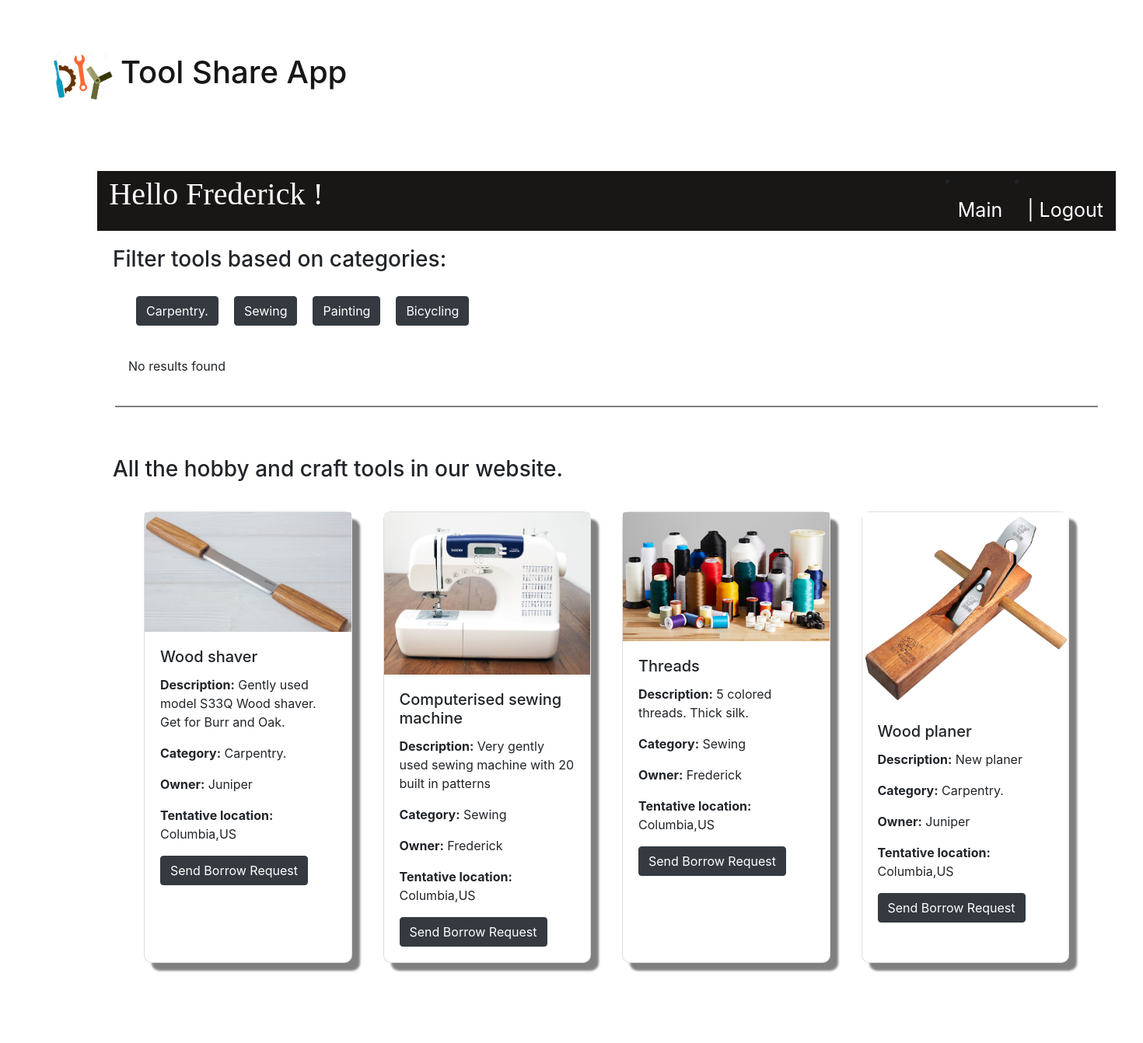
/inventory/ (signed in), run on the app's committed database.
### proteindata/models.py (models this page shows, shortened)
class Category(models.Model):
    category_name =  models.CharField(max_length=256,primary_key = True, null=False, blank=False)
    category_description = models.CharField(max_length=1056, null=False, blank=False)
    def __str__(self):
        return str(self.category_name)

class Tool(models.Model):
    tool_id = models.AutoField(auto_created = True, primary_key = True, serialize = False)
    tool_category = models.ForeignKey(Category, on_delete=models.DO_NOTHING)
    tool_name = models.CharField(max_length=256, null=False, blank=False)
    tool_description =  models.CharField(max_length=1056, null=False, blank=False)
    tool_photo = models.ImageField(upload_to='proteindata/static/toolPics/', null=True, blank=True)
    tool_location = models.ForeignKey(Address, on_delete=models.DO_NOTHING)
    tool_owner = models.ForeignKey(AppUser, on_delete=models.DO_NOTHING)

class AppUser(models.Model):
    user = models.OneToOneField(User, on_delete=models.CASCADE)
    organisation = models.CharField(max_length=256, null=True, blank=True)
    status = models.CharField(max_length=1256, null=True, blank=True)
    user_address = models.ForeignKey(Address, on_delete=models.DO_NOTHING)
    photo = models.ImageField(upload_to='proteindata/static/profilePics/', null=True, blank=True)

class Address(models.Model):
    address_id =  models.AutoField(auto_created = True, primary_key = True, serialize = False)
    house_no =  models.CharField(max_length=256, null=False, blank=False)
    street = models.CharField(max_length=556, null=False, blank=False)
    city = models.CharField(max_length=256, null=False, blank=False)
    country = CountryField()

### proteindata/views.py (the view)
# urls.py: path('inventory/', views.inventory, name='inventory'),
@login_required
def inventory(request):
    djangouser = request.user # get django user
    user = AppUser.objects.get(user = djangouser)
    toolList = Tool.objects.all()
    categories = Category.objects.all()
    category_search_results = None
    return render(request, 'proteindata/inventory.html',{"toolList":toolList,
                                                         "categories":categories,
                                                         "category_search_results": category_search_results
                                                         })

### proteindata/templates/proteindata/inventory.html (shortened to what this page needs)
{% extends "./top.html" %}
{% block content %}
<div class="vertical">
    <div class="search_area">
        <h3>Filter tools based on categories: </h3>
        <div class="horizontal">
            {% for category in categories %}
            <form id="category_search" method="post" action="/category_search/" enctype="multipart/form-data">
                <input style="margin:10px;" class="btn btn-dark" type="submit" name="submit" value={{category}} />
            </form>
            {% endfor %}
        </div>
        <div class="horizontal">
            {% for tool in category_search_results %}
                    <div class="card" style="width: 18rem;">
                        <img class="card-img-top" src="../..{{ tool.tool_photo.url|slice:'12:' }}">
                        <div class="card-body">
                            <h5 class="card-title">{{ tool.tool_name}}</h5>
                            <p class="card-text"><b>Description:</b> {{ tool.tool_description}}</p>
                            <p class="card-text"><b>Category:</b> {{ tool.tool_category}}</p>
                            <p class="card-text"><b>Owner:</b> {{ tool.tool_owner.user}}</p>
                            <p class="card-text"><b>Tentative location:</b> {{ tool.tool_location.city}},{{ tool.tool_location.country}} </p>
                            <form id="send_borrow_request" method="post" action="/send_borrow_request/" enctype="multipart/form-data">
                                {% csrf_token %}
                                <input type="hidden" name="tool_id" value={{tool.tool_id}} size="56" />
                                <input class="btn btn-dark" type="submit" name="submit" value="Send Borrow Request" />
                            </form>
                        </div>
                    </div>
                {% empty %}
                    <p>No results found</p>
            {% endfor %}
        </div>
    </div>
    <hr class="bold_divider">
    <h3>All the hobby and craft tools in our website.</h3>
    <div class="horizontal">
        {% for tool in toolList %}
                <div class="card" style="width: 18rem;">
                    <img class="card-img-top" src="../..{{ tool.tool_photo.url|slice:'12:' }}">
                    <div class="card-body">
                        <h5 class="card-title">{{ tool.tool_name}}</h5>
                        <p class="card-text"><b>Description:</b> {{ tool.tool_description}}</p>
                        <p class="card-text"><b>Category:</b> {{ tool.tool_category}}</p>
                        <p class="card-text"><b>Owner:</b> {{ tool.tool_owner.user}}</p>
                        <p class="card-text"><b>Tentative location:</b> {{ tool.tool_location.city}},{{ tool.tool_location.country}} </p>
                        <form id="send_borrow_request" method="post" action="/send_borrow_request/" enctype="multipart/form-data">
                            <input class="btn btn-dark" type="submit" name="submit" value="Send Borrow Request" />
                        </form>
                    </div>
                </div>
            {% empty %}
                <p>No results found</p>
        {% endfor %}
    </div>
</div>
{% endblock %}

### proteindata/templates/proteindata/top.html (shortened to what this page needs)
<!DOCTYPE html>
<html lang="en">
    {% load bootstrap4 %}
    <head>
        {% bootstrap_css %}
        <link rel="stylesheet" type="text/css" href="../../static/css/chat.css">
    </head>
    <body>
        <div class="logoBar">
            <img src="../../static/images/logo.png" id="logo"  alt="friendship logo" >
            <h1 id="application_title" >Tool Share App</h2>
        </div>
        <div class='innerBody'>
            {% if user.is_authenticated %}
            <nav>
                <li class="nav-item">
                    <a class="nav-link" href="../logout/">| Logout<span class="sr-only">(current)</span></a>
                </li>
                <li class="nav-item">
                    <a class="nav-link" href="../">Main<span class="sr-only">(current)</span></a>
                </li>
                <p class="cursive"> Hello {{ user.username }} !<span class="sr-only">(current)</span></p>
            </nav>
            {% endif %}
            {% block content %}
            {% endblock %}
    </body>
</html>

### proteindata/static/css/chat.css (style rules this page uses)
body { background-color: white; margin: 25px; padding: 25px; background-image: url(../images/texture.jpg); background-repeat: no-repeat; background-attachment: fixed; background-size: cover; }
.innerBody { background-color: rgba(255, 255, 255, 0.773); margin:50px; margin: 50px; padding: 25px; border-radius: 10px; width: 85rem; }
.logoBar { display: flex; flex-direction: row; color: rgb(22,22,22); font-weight: bolder; padding:5px; align-items: center; text-shadow: 2px 2px 2px whitesmoke; }
#logo { width:100px; padding:10px; }
.horizontal { display:flex; flex-direction: row; padding: 10px; margin: 10px; }
.vertical { display:flex; flex-direction: column; padding: 10px; margin: 10px; }
.card { border-radius: 10px; margin: 10px; box-shadow: 10px 10px 3px grey; margin-right: 20px; margin-left: 20px; }
.nav-link { font-size: 25px; color: white; border-left: solid white; border-left: 5px; }
nav { background-color: rgb(25, 22, 22); display:flex; flex-direction: row-reverse; align-items: flex-start; }
p.cursive { font-family: Brush Script MT, Brush Script Std, cursive; font-size: 40px; color: white; padding-left: 10px; padding-right: 800px; }
.bold_divider { border-top: 2px solid grey; margin:3px; padding:30px; }

### data on the page
Category: submit "Carpentry."
Category: submit "Sewing"
Category: submit "Painting"
Category: submit "Bicycling"
Tool: tool_photo (picture), tool_name "Wood shaver", tool_description "Gently used model S33Q Wood shaver. Get for Burr and Oak.", tool_category "Carpentry.", tool_owner.user "Juniper", tool_location.city "Columbia", tool_location.country "US"
Tool: tool_photo (picture), tool_name "Computerised sewing machine", tool_description "Very gently used sewing machine with 20 built in patterns", tool_category "Sewing", tool_owner.user "Frederick", tool_location.city "Columbia", tool_location.country "US"
Tool: tool_photo (picture), tool_name "Threads", tool_description "5 colored threads. Thick silk.", tool_category "Sewing", tool_owner.user "Frederick", tool_location.city "Columbia", tool_location.country "US"
Tool: tool_photo (picture), tool_name "Wood planer", tool_description "New planer", tool_category "Carpentry.", tool_owner.user "Juniper", tool_location.city "Columbia", tool_location.country "US"

### other printed values
{{ user.username }} "Frederick"
